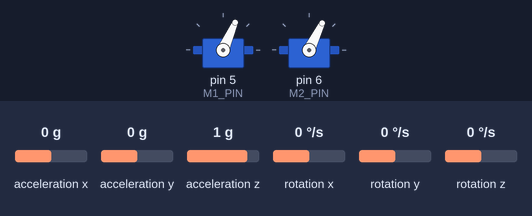
Bench run of a sketch on a simulated Arduino Uno, built with avr-gcc and run on an emulated ATmega328P. Parts: 2 × servo. Inputs (shaded band) come from the test bench; at power-on: acceleration y 0 g, acceleration z 1 g, acceleration x 0 g, rotation x 0 °/s, rotation y 0 °/s, rotation z 0 °/s. The sensor or clock chip raises its interrupt line as the real part does; random numbers use the default seed unless the sketch sets one; what the sketch prints to the serial monitor is not drawn.

Above: at 4.2 s.
4.3 s: acceleration y set to -1.4 g
7.3 s: acceleration y set to 0.8 g
At 7.94 s:
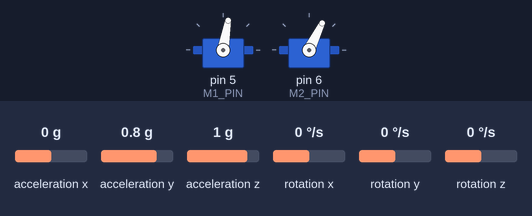
10.3 s: acceleration y set to -0.1 g
At 11.3 s:
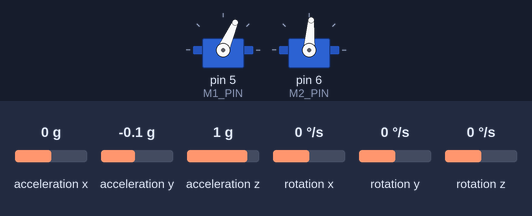
13.3 s: acceleration z set to -1.4 g
Timing chart, 0 to 16.3 s (numbered marks = the images above; inputs shaded):
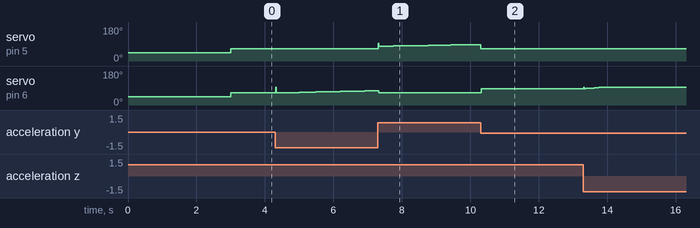

Measured:
- after the input at 10.3 s, servo on pin 6 (M2_PIN): 64° → 85° at once, → 86° 0.65 s later, → 87° 2.2 s later

The sketch:

SeeSaw_III_DUE.ino
```cpp
#include <Servo.h>
#define M1_PIN 5  //Right
#define M2_PIN 6  //Left

#define INTERVAL_MILLISECONDS 1
#define INTERVAL_MICROSECINDS 1000
#define USUAL_ESC_POSITION 1200

#define MAX_ALLOWED_POSITION 1500   //  (°-°): I am Areej.

Servo m1, m2;

uint16_t m1Position, m2Position;

uint32_t previousMillis = 0;


int16_t currentRoll;
int16_t rollError;
int16_t desiredRoll = 0000;     //1000 = 10°

uint32_t proportionalConstant = 1000;  //Units in Hundreds          //800, 10000, 2 work ok.  //1200, 1500, 1000, 1000, 10 work fine.

//800 undershoot

uint32_t sumOfErrors;
uint16_t integralConstant = 10000;

int16_t rollErrorRate;
uint16_t derivativeConstant = 500;       //100x units
int16_t previousRollError;

uint32_t loopTime;
uint8_t loopCounter = 0;
uint32_t timeForLoopCounter;


uint32_t twoDegreeStableTime;
uint32_t threeDegreeStableTime;
uint32_t fiveDegreeStableTime;
uint32_t tenDegreeStableTime;

bool wasPreviouslyTwoDegreeStable = false;
bool wasPreviouslyThreeDegreeStable = false;
bool wasPreviouslyFiveDegreeStable = false;
bool wasPreviouslyTenDegreeStable = false;

uint32_t disturbaceTimer = 0;
bool isToBeDisturbed = false;
uint16_t previousProportionalConstant;


//UPDATED AND CORRECT OFFSETS


#include "I2Cdev.h"

#include "MPU6050_6Axis_MotionApps20.h"

#if I2CDEV_IMPLEMENTATION == I2CDEV_ARDUINO_WIRE
#include "Wire.h"
#endif

MPU6050 mpu;

// uncomment "OUTPUT_READABLE_QUATERNION" if you want to see the actual
// quaternion components in a [w, x, y, z] format (not best for parsing
// on a remote host such as Processing or something though)
//#define OUTPUT_READABLE_QUATERNION

// uncomment "OUTPUT_READABLE_EULER" if you want to see Euler angles
// (in degrees) calculated from the quaternions coming from the FIFO.
// Note that Euler angles suffer from gimbal lock (for more info, see
// http://en.wikipedia.org/wiki/Gimbal_lock)
//#define OUTPUT_READABLE_EULER

// uncomment "OUTPUT_READABLE_YAWPITCHROLL" if you want to see the yaw/
// pitch/roll angles (in degrees) calculated from the quaternions coming
// from the FIFO. Note this also requires gravity vector calculations.
// Also note that yaw/pitch/roll angles suffer from gimbal lock (for
// more info, see: http://en.wikipedia.org/wiki/Gimbal_lock)
#define OUTPUT_READABLE_YAWPITCHROLL

// uncomment "OUTPUT_READABLE_REALACCEL" if you want to see acceleration
// components with gravity removed. This acceleration reference frame is
// not compensated for orientation, so +X is always +X according to the
// sensor, just without the effects of gravity. If you want acceleration
// compensated for orientation, us OUTPUT_READABLE_WORLDACCEL instead.
//#define OUTPUT_READABLE_REALACCEL

// uncomment "OUTPUT_READABLE_WORLDACCEL" if you want to see acceleration
// components with gravity removed and adjusted for the world frame of
// reference (yaw is relative to initial orientation, since no magnetometer
// is present in this case). Could be quite handy in some cases.
//#define OUTPUT_READABLE_WORLDACCEL

// uncomment "OUTPUT_TEAPOT" if you want output that matches the
// format used for the InvenSense teapot demo
//#define OUTPUT_TEAPOT


//#define LED_PIN 13 // (Arduino is 13, Teensy is 11, Teensy++ is 6)
//bool blinkState = false;

// MPU control/status vars
bool dmpReady = false;  // set true if DMP init was successful
uint8_t mpuIntStatus;   // holds actual interrupt status byte from MPU
uint8_t devStatus;      // return status after each device operation (0 = success, !0 = error)
uint16_t packetSize;    // expected DMP packet size (default is 42 bytes)
uint16_t fifoCount;     // count of all bytes currently in FIFO
uint8_t fifoBuffer[64]; // FIFO storage buffer

// orientation/motion vars
Quaternion q;           // [w, x, y, z]         quaternion container
//VectorInt16 aa;         // [x, y, z]            accel sensor measurements
//VectorInt16 aaReal;     // [x, y, z]            gravity-free accel sensor measurements
//VectorInt16 aaWorld;    // [x, y, z]            world-frame accel sensor measurements
VectorFloat gravity;    // [x, y, z]            gravity vector
//float euler[3];         // [psi, theta, phi]    Euler angle container
float ypr[3];           // [yaw, pitch, roll]   yaw/pitch/roll container and gravity vector

// ================================================================
// ===               INTERRUPT DETECTION ROUTINE                ===
// ================================================================

volatile bool mpuInterrupt = false;     // indicates whether MPU interrupt pin has gone high
void dmpDataReady() {
  mpuInterrupt = true;
}

// ================================================================
// ===                      INITIAL SETUP                       ===
// ================================================================


void setup()
{
  m1.attach(M1_PIN);
  m2.attach(M2_PIN);

  m1.writeMicroseconds(1000);
  m2.writeMicroseconds(1000);

  delay(2500);

  //  if (millis() - previousMillis >= INTERVAL_MILLISECONDS)
  {

  }

  timeForLoopCounter = millis();

  randomSeed(analogRead(A0));


  {
    // join I2C bus (I2Cdev library doesn't do this automatically)
#if I2CDEV_IMPLEMENTATION == I2CDEV_ARDUINO_WIRE
    Wire.begin();

    //TWBR = 24; // 400kHz I2C clock (200kHz if CPU is 8MHz)
    Wire.setClock(500000L); //To experiment.  //500 KHz speed

#elif I2CDEV_IMPLEMENTATION == I2CDEV_BUILTIN_FASTWIRE
    Fastwire::setup(400, true);
#endif

    Serial.begin(115200);

    // initialize device
    //    Serial.println(F("Initializing I2C devices..."));
    //    mpu.initialize();

    // verify connection
    //    Serial.println(F("Testing device connections..."));
    //    Serial.println(mpu.testConnection() ? F("MPU6050 connection successful") : F("MPU6050 connection failed"));

    // wait for ready
    //    Serial.println(F("\nSend any character to begin DMP programming and demo: "));
    //    while (Serial.available() && Serial.read()); // empty buffer
    //    while (!Serial.available());                 // wait for data
    //   while (Serial.available() && Serial.read()); // empty buffer again

    // load and configure the DMP
    //    Serial.println(F("Initializing DMP..."));
    devStatus = mpu.dmpInitialize();

    // supply your own gyro offsets here, scaled for min sensitivity  //These are updated for the particular sensor in use now.
    mpu.setXGyroOffset(45);
    mpu.setYGyroOffset(-7);
    mpu.setZGyroOffset(40);
    mpu.setZAccelOffset(853); // 1688 factory default for my test chip

    // make sure it worked (returns 0 if so)
    if (devStatus == 0) {
      // turn on the DMP, now that it's ready
      //        Serial.println(F("Enabling DMP..."));
      mpu.setDMPEnabled(true);

      // enable Arduino interrupt detection
      //        Serial.println(F("Enabling interrupt detection (Arduino external interrupt 0)..."));
      attachInterrupt(2, dmpDataReady, RISING);
      mpuIntStatus = mpu.getIntStatus();

      // set our DMP Ready flag so the main loop() function knows it's okay to use it
      //        Serial.println(F("DMP ready! Waiting for first interrupt..."));
      dmpReady = true;

      // get expected DMP packet size for later comparison
      packetSize = mpu.dmpGetFIFOPacketSize();
    } else {
      // ERROR!
      // 1 = initial memory load failed
      // 2 = DMP configuration updates failed
      // (if it's going to break, usually the code will be 1)
      //        Serial.print(F("DMP Initialization failed (code "));
      //        Serial.print(devStatus);
      //        Serial.println(F(")"));
    }

    // configure LED for output
    //    pinMode(LED_PIN, OUTPUT);
  }
}

void loop()
{
  previousMillis = millis();

  ++loopCounter;

  if (millis() - timeForLoopCounter >= 1000)
  {
    Serial.print("if(): "); Serial.println(millis() - timeForLoopCounter);

    timeForLoopCounter = millis();
    Serial.print("Loop counter: "); Serial.println(loopCounter);
    loopCounter = 0;
    Serial.println("================================================================================================================");
    //    delay(1000);

  }

  theFunction();


  {
    // if programming failed, don't try to do anything
    if (!dmpReady) return;


    // wait for MPU interrupt or extra packet(s) available
    while (!mpuInterrupt && fifoCount < packetSize)       //The Problematic While Loop
    {
      /*
            {
              //previousMillis = millis();


              m1Position = USUAL_ESC_POSITION + 20;
              m2Position = USUAL_ESC_POSITION;

              Serial.print("Usual ESC pos: "); Serial.println(USUAL_ESC_POSITION);

              currentRoll = (ypr[2] * 180 / M_PI) * 100;


              if (millis() - previousMillis >= INTERVAL_MILLISECONDS)
              {
                previousMillis = millis();

                rollError = currentRoll - desiredRoll; //dR = 40, cR = 45, eR = 45 - 40 = 5.  dr=355, cr=350, er=350-355=-5

                rollErrorRate = rollError - previousRollError;
                previousRollError = rollError;

                Serial.print("Roll Error: "); Serial.println(rollError);
              }

              if (rollError >  -100 && rollError < 100)   //+-3 degrees
              {
                sumOfErrors = 0;
              }

              Serial.print("Roll error rate: "); Serial.println(rollErrorRate);

              //fz 331

              if (rollError > 0) //Right side down, increase right(m1)'s thrust.
              {
                sumOfErrors += rollError;
                Serial.print("Sum of errors: "); Serial.println(sumOfErrors);

                if (rollError < 1000)   //10 degrees
                {
                  m1Position += 0 + (((rollError * proportionalConstant) / 10000) + (sumOfErrors / integralConstant) +
                                     (rollErrorRate * derivativeConstant)) ; //From 100 * 100   //P + I
                }
                else
                {
                  m1Position += 0 + (((rollError * proportionalConstant) / 10000) + (sumOfErrors / integralConstant) +
                                     (rollErrorRate * derivativeConstant)); //From 100 * 100   //P + I
                }

              }

              if (rollError < 0)  //Left side down, increase left(m2)'s thrust.
              {
                Serial.print("Roll Error 2: "); Serial.println(rollError);

                sumOfErrors += (rollError * (-1));
                Serial.print("Sum of errors: "); Serial.println(sumOfErrors);

                if ((rollError * (-1)) < 1000)
                {
                  m2Position += (((rollError * (-1) * proportionalConstant) / 10000) + (sumOfErrors / integralConstant) +
                                 (rollErrorRate * (-1) * derivativeConstant));
                }
                else
                {
                  m2Position += (((rollError * (-1) * proportionalConstant) / 10000) + (sumOfErrors / integralConstant) +
                                 (rollErrorRate * (-1) * derivativeConstant));
                }

              }


              Serial.print("m1Position: "); Serial.println(m1Position);
              Serial.print("m2Position: "); Serial.println(m2Position);

              loopCounter++;

              m1.writeMicroseconds(constrain(m1Position, 1180, MAX_ALLOWED_POSITION));
              m2.writeMicroseconds(constrain(m2Position, 1180, MAX_ALLOWED_POSITION));

              //m1.writeMicroseconds(1000);
              //m2.writeMicroseconds(1000);

              //m1.writeMicroseconds(2000);
              //m2.writeMicroseconds(1800);


            }


      */


      //theFunction();


      // other program behavior stuff here
      // .
      // .
      // .
      // if you are really paranoid you can frequently test in between other
      // stuff to see if mpuInterrupt is true, and if so, "break;" from the
      // while() loop to immediately process the MPU data
      // .
      // .
      // .

    }


    // reset interrupt flag and get INT_STATUS byte
    mpuInterrupt = false;
    mpuIntStatus = mpu.getIntStatus();

    // get current FIFO count
    fifoCount = mpu.getFIFOCount();

    // check for overflow (this should never happen unless our code is too inefficient)
    if ((mpuIntStatus & 0x10) || fifoCount == 1024) {
      // reset so we can continue cleanly
      mpu.resetFIFO();
      //        Serial.println(F("FIFO overflow!"));

      // otherwise, check for DMP data ready interrupt (this should happen frequently)
    } else if (mpuIntStatus & 0x02) {
      // wait for correct available data length, should be a VERY short wait
      while (fifoCount < packetSize) fifoCount = mpu.getFIFOCount();


      // read a packet from FIFO
      mpu.getFIFOBytes(fifoBuffer, packetSize);


      // track FIFO count here in case there is > 1 packet available
      // (this lets us immediately read more without waiting for an interrupt)
      fifoCount -= packetSize;


#ifdef OUTPUT_READABLE_YAWPITCHROLL
      // display Euler angles in degrees
      mpu.dmpGetQuaternion(&q, fifoBuffer);
      mpu.dmpGetGravity(&gravity, &q);
      mpu.dmpGetYawPitchRoll(ypr, &q, &gravity);

      ///*
      Serial.print("ypr\t");
      Serial.print(ypr[0] * 180 / M_PI);
      Serial.print("\t");
      Serial.print(ypr[1] * 180 / M_PI);
      Serial.print("\t");
      Serial.println(ypr[2] * 180 / M_PI);
      //*/
#endif

      /*
              #ifdef OUTPUT_READABLE_REALACCEL
                  // display real acceleration, adjusted to remove gravity
                  mpu.dmpGetQuaternion(&q, fifoBuffer);
                  mpu.dmpGetAccel(&aa, fifoBuffer);
                  mpu.dmpGetGravity(&gravity, &q);
                  mpu.dmpGetLinearAccel(&aaReal, &aa, &gravity);
                  Serial.print("areal\t");
                  Serial.print(aaReal.x);
                  Serial.print("\t");
                  Serial.print(aaReal.y);
                  Serial.print("\t");
                  Serial.println(aaReal.z);
              #endif
      */

      /*
              #ifdef OUTPUT_READABLE_WORLDACCEL
                  // display initial world-frame acceleration, adjusted to remove gravity
                  // and rotated based on known orientation from quaternion
                  mpu.dmpGetQuaternion(&q, fifoBuffer);
                  mpu.dmpGetAccel(&aa, fifoBuffer);
                  mpu.dmpGetGravity(&gravity, &q);
                  mpu.dmpGetLinearAccel(&aaReal, &aa, &gravity);
                  mpu.dmpGetLinearAccelInWorld(&aaWorld, &aaReal, &q);
                  Serial.print("aworld\t");
                  Serial.print(aaWorld.x);
                  Serial.print("\t");
                  Serial.print(aaWorld.y);
                  Serial.print("\t");
                  Serial.println(aaWorld.z);
              #endif
      */
    }
  }


  ///////////////////////////////////////////////////////////


  //Serial.println(millis() - previousMillis);


  loopTime = millis() - previousMillis;
  //  Serial.print("Loop time: "); Serial.println(loopTime);

}


void theFunction()
{
  //Produce a disturbance
  //  /*
  if (isToBeDisturbed = true)
  {
    proportionalConstant = previousProportionalConstant;
    isToBeDisturbed = false;
  }
  uint32_t now = millis();

  if (now - disturbaceTimer >= 10000)
  {
    if (now - fiveDegreeStableTime >= 2 * loopTime) //To see if fiveDegreeStableTime is valid.
    {
      if (fiveDegreeStableTime >= 10000)
      {
        disturbaceTimer = now;

        desiredRoll = random(0, 3000);
        if (random(0, 2000) >= 999)
        {
          desiredRoll *= (-1);
        }
        Serial.print("= = = = = = = = New Roll: "); Serial.print(desiredRoll); Serial.println(" = = = = = = = =");


        isToBeDisturbed = true;
        previousProportionalConstant = proportionalConstant;
        proportionalConstant = 0;
      }
    }
  }


  //  */


  //=============================================================================================================================

  if (rollError > -1000 && rollError < 1000)    //10 degrees
  {
    //uint32_t now = millis();

    if (true == wasPreviouslyTenDegreeStable)
    {
      tenDegreeStableTime = loopTime + tenDegreeStableTime;
    }
    else
    {
      wasPreviouslyTenDegreeStable = true;
      //tenDegreeStableTime = now;
    }                                     // (°-°): Programming is so tiring.   <--- So TRUEeeeeeeeeeeeeeeeee


    if (rollError > -500 && rollError < 500)    //5 degrees
    {
      if (true == wasPreviouslyFiveDegreeStable)
      {
        fiveDegreeStableTime = loopTime + fiveDegreeStableTime;
      }
      else
      {
        wasPreviouslyFiveDegreeStable = true;
        //fiveDegreeStableTime = now;
      }


      if (rollError > -300 && rollError < 300)    //3 degrees
      {
        if (true == wasPreviouslyThreeDegreeStable)
        {
          threeDegreeStableTime = loopTime + threeDegreeStableTime;
        }
        else
        {
          wasPreviouslyThreeDegreeStable = true;
          //threeDegreeStableTime = now;
        }


        if (rollError > -200 && rollError < 200)    //2 degrees
        {
          if (true == wasPreviouslyTwoDegreeStable)
          {
            twoDegreeStableTime = loopTime + twoDegreeStableTime;
          }
          else
          {
            wasPreviouslyTwoDegreeStable = true;
            //twoDegreeStableTime = now;
          }
        }
        else
        {
          wasPreviouslyTwoDegreeStable = false;
          twoDegreeStableTime = 0;
        }

      }
      else
      {
        wasPreviouslyThreeDegreeStable = false;
        threeDegreeStableTime = 0;

        wasPreviouslyTwoDegreeStable = false;
        twoDegreeStableTime = 0;
      }

    }
    else
    {
      wasPreviouslyFiveDegreeStable = false;
      fiveDegreeStableTime = 0;

      wasPreviouslyThreeDegreeStable = false;
      threeDegreeStableTime = 0;

      wasPreviouslyTwoDegreeStable = false;
      twoDegreeStableTime = 0;

    }

  }
  else
  {
    wasPreviouslyTenDegreeStable = false;
    tenDegreeStableTime = 0;

    wasPreviouslyFiveDegreeStable = false;
    fiveDegreeStableTime = 0;

    wasPreviouslyThreeDegreeStable = false;
    threeDegreeStableTime = 0;

    wasPreviouslyTwoDegreeStable = false;
    twoDegreeStableTime = 0;
  }

  //Serial.print("Two degree stable time: "); Serial.println(twoDegreeStableTime);
  //Serial.print("Three degree stable time: "); Serial.println(threeDegreeStableTime);
  //Serial.print("Five degree stable time: "); Serial.println(fiveDegreeStableTime);
  Serial.print("FDST: "); Serial.println(fiveDegreeStableTime);
  //Serial.print("Ten degree stable time: "); Serial.println(tenDegreeStableTime);


  //=======================================================================================================================//

  {
    m1Position = USUAL_ESC_POSITION + 20;
    m2Position = USUAL_ESC_POSITION;

    //Serial.print("Usual ESC pos: "); Serial.println(USUAL_ESC_POSITION);

    currentRoll = (ypr[2] * 180 / M_PI) * 100;    //Unit: Centidegree = 1 degree x 100

    //    if (millis() - previousMillis >= 10)
    {
      //previousMillis = millis();

      rollError = currentRoll - desiredRoll; //dR = 40, cR = 45, eR = 45 - 40 = 5.  dr=355, cr=350, er=350-355=-5

      rollErrorRate = rollError - previousRollError;      //Unit: Centidegrees per loopTime(10-20 ms)
      previousRollError = rollError;

      Serial.print("Roll Error: "); Serial.println(rollError);
    }

    if (rollError >  -100 && rollError < 100)   //+-1 degrees       //Unit: Centidegree = 1 degree x 100
    {
      sumOfErrors = 0;
    }

    //   Serial.print("Roll error rate: "); Serial.println(rollErrorRate);

    //fz 331

    if (rollError > 0) //Right side down, increase right(m1)'s thrust.
    {
      sumOfErrors += rollError;
      //Serial.print("Sum of errors: "); Serial.println(sumOfErrors);

      //if (rollError < 1000)   //10 degrees
      {
        m1Position += 0 + (((rollError * proportionalConstant) / 10000) + (sumOfErrors / integralConstant) +
                           (rollErrorRate * (derivativeConstant / 100))) ; //From 100 * 100   //P + I

        Serial.print("pTerm: "); Serial.println(((rollError * proportionalConstant) / 10000));
      }
      //else
      {
        //  m1Position += 0 + (((rollError * proportionalConstant) / 10000) + (sumOfErrors / integralConstant) +
        //                     (rollErrorRate * (derivativeConstant / 100))); //From 100 * 100   //P + I
      }

    }

    if (rollError < 0)  //Left side down, increase left(m2)'s thrust.
    {
      //Serial.print("Roll Error 2: "); Serial.println(rollError);

      sumOfErrors += (rollError * (-1));
      //Serial.print("Sum of errors: "); Serial.println(sumOfErrors);

      //  if ((rollError * (-1)) < 1000)
      {
        m2Position += (((rollError * (-1) * proportionalConstant) / 10000) + (sumOfErrors / integralConstant) +
                       (rollErrorRate * (-1) * (derivativeConstant / 100)));

        Serial.print("pTermNeg: "); Serial.println(((rollError * (-1) * proportionalConstant) / 10000));
      }
      //else
      {
        // m2Position += (((rollError * (-1) * proportionalConstant) / 10000) + (sumOfErrors / integralConstant) +
        //               (rollErrorRate * (-1) * (derivativeConstant / 100)));
      }

    }


    Serial.print("m1Position: "); Serial.println(m1Position);
    Serial.print("m2Position: "); Serial.println(m2Position);


    m1.writeMicroseconds(constrain(m1Position, 1180, MAX_ALLOWED_POSITION));
    m2.writeMicroseconds(constrain(m2Position, 1180, MAX_ALLOWED_POSITION));

    //m1.writeMicroseconds(1000);
    //m2.writeMicroseconds(1000);

    //m1.writeMicroseconds(2000);
    //m2.writeMicroseconds(1800);
  }
}
```
